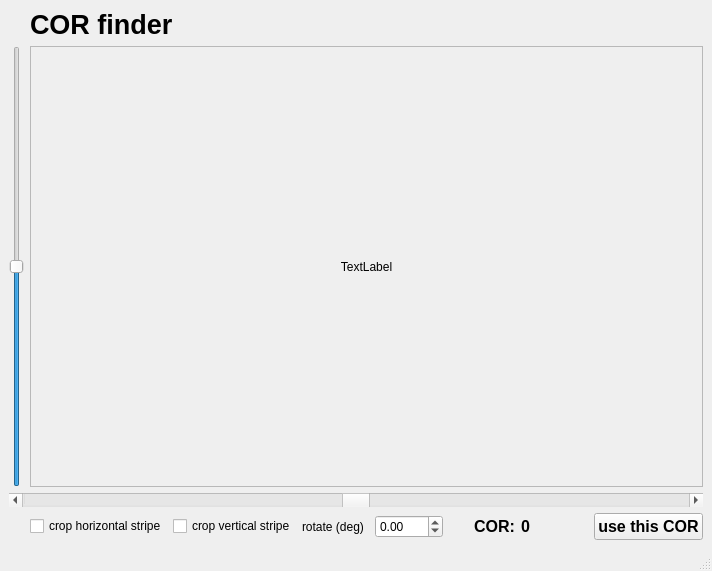
<?xml version="1.0" encoding="UTF-8"?>
<ui version="4.0">
 <class>MainWindow</class>
 <widget class="QMainWindow" name="MainWindow">
  <property name="geometry">
   <rect>
    <x>0</x>
    <y>0</y>
    <width>712</width>
    <height>571</height>
   </rect>
  </property>
  <property name="windowTitle">
   <string>MainWindow</string>
  </property>
  <widget class="QWidget" name="centralwidget">
   <layout class="QGridLayout" name="gridLayout">
    <item row="2" column="0" colspan="8">
     <widget class="QScrollBar" name="COR_slider">
      <property name="sizePolicy">
       <sizepolicy hsizetype="Expanding" vsizetype="Fixed">
        <horstretch>0</horstretch>
        <verstretch>0</verstretch>
       </sizepolicy>
      </property>
      <property name="minimum">
       <number>-40000</number>
      </property>
      <property name="maximum">
       <number>40000</number>
      </property>
      <property name="singleStep">
       <number>1</number>
      </property>
      <property name="pageStep">
       <number>20</number>
      </property>
      <property name="value">
       <number>0</number>
      </property>
      <property name="orientation">
       <enum>Qt::Horizontal</enum>
      </property>
      <property name="invertedAppearance">
       <bool>false</bool>
      </property>
     </widget>
    </item>
    <item row="0" column="1" colspan="6">
     <widget class="QLabel" name="label_Title">
      <property name="font">
       <font>
        <pointsize>20</pointsize>
        <weight>75</weight>
        <bold>true</bold>
       </font>
      </property>
      <property name="text">
       <string>COR finder</string>
      </property>
     </widget>
    </item>
    <item row="1" column="0">
     <widget class="QSlider" name="contrastSlider">
      <property name="maximum">
       <number>2000</number>
      </property>
      <property name="pageStep">
       <number>10</number>
      </property>
      <property name="value">
       <number>1000</number>
      </property>
      <property name="orientation">
       <enum>Qt::Vertical</enum>
      </property>
     </widget>
    </item>
    <item row="3" column="6">
     <widget class="QLabel" name="COR_pos">
      <property name="font">
       <font>
        <pointsize>12</pointsize>
        <weight>75</weight>
        <bold>true</bold>
       </font>
      </property>
      <property name="text">
       <string>0</string>
      </property>
     </widget>
    </item>
    <item row="3" column="7">
     <widget class="QPushButton" name="pushButton">
      <property name="font">
       <font>
        <pointsize>12</pointsize>
        <weight>75</weight>
        <bold>true</bold>
       </font>
      </property>
      <property name="text">
       <string>use this COR</string>
      </property>
     </widget>
    </item>
    <item row="3" column="1">
     <widget class="QCheckBox" name="crop_horizontal_stripe">
      <property name="text">
       <string>crop horizontal stripe</string>
      </property>
     </widget>
    </item>
    <item row="1" column="1" colspan="7">
     <widget class="QScrollArea" name="scrollArea">
      <property name="widgetResizable">
       <bool>true</bool>
      </property>
      <widget class="QWidget" name="scrollAreaWidgetContents">
       <property name="geometry">
        <rect>
         <x>0</x>
         <y>0</y>
         <width>659</width>
         <height>381</height>
        </rect>
       </property>
       <layout class="QGridLayout" name="gridLayout_2">
        <item row="0" column="0">
         <widget class="QLabel" name="divided">
          <property name="sizePolicy">
           <sizepolicy hsizetype="Maximum" vsizetype="Maximum">
            <horstretch>0</horstretch>
            <verstretch>0</verstretch>
           </sizepolicy>
          </property>
          <property name="maximumSize">
           <size>
            <width>4008</width>
            <height>2672</height>
           </size>
          </property>
          <property name="text">
           <string>TextLabel</string>
          </property>
          <property name="alignment">
           <set>Qt::AlignCenter</set>
          </property>
         </widget>
        </item>
       </layout>
      </widget>
     </widget>
    </item>
    <item row="3" column="5">
     <widget class="QLabel" name="label">
      <property name="font">
       <font>
        <pointsize>12</pointsize>
        <weight>75</weight>
        <bold>true</bold>
       </font>
      </property>
      <property name="layoutDirection">
       <enum>Qt::RightToLeft</enum>
      </property>
      <property name="text">
       <string>COR:</string>
      </property>
      <property name="alignment">
       <set>Qt::AlignRight|Qt::AlignTrailing|Qt::AlignVCenter</set>
      </property>
     </widget>
    </item>
    <item row="3" column="3">
     <widget class="QLabel" name="label_2">
      <property name="text">
       <string>rotate (deg)</string>
      </property>
     </widget>
    </item>
    <item row="3" column="4">
     <widget class="QDoubleSpinBox" name="rotate">
      <property name="minimum">
       <double>-100.000000000000000</double>
      </property>
      <property name="maximum">
       <double>100.000000000000000</double>
      </property>
      <property name="singleStep">
       <double>0.010000000000000</double>
      </property>
     </widget>
    </item>
    <item row="3" column="2">
     <widget class="QCheckBox" name="crop_vertical_stripe">
      <property name="text">
       <string>crop vertical stripe</string>
      </property>
     </widget>
    </item>
   </layout>
  </widget>
  <widget class="QMenuBar" name="menubar">
   <property name="geometry">
    <rect>
     <x>0</x>
     <y>0</y>
     <width>712</width>
     <height>26</height>
    </rect>
   </property>
  </widget>
  <widget class="QStatusBar" name="statusbar"/>
 </widget>
 <resources/>
 <connections/>
</ui>
